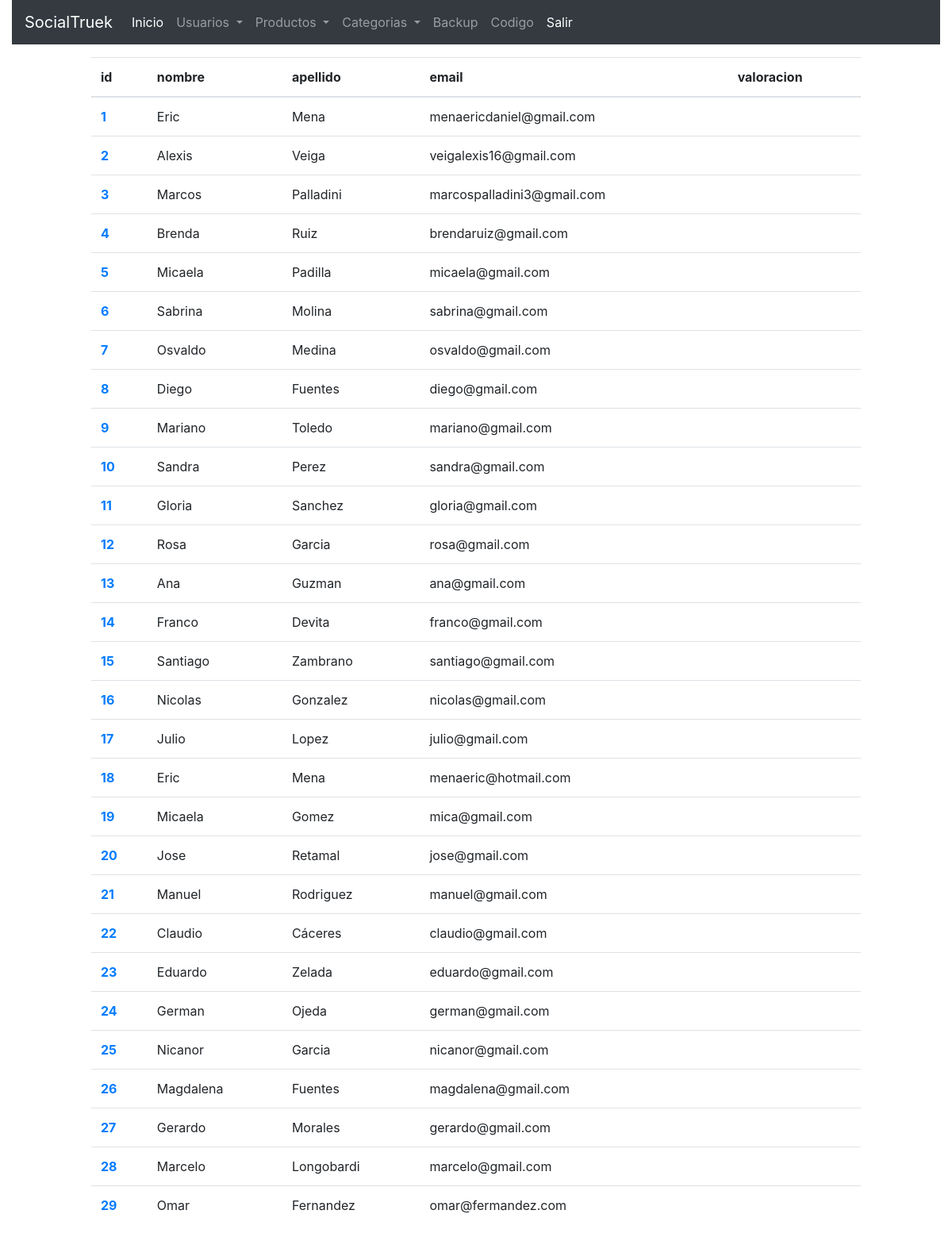
Screenshot of /adminUsuarios.php with the database file from the repository.
### tables this page shows
CREATE TABLE `usuarios` (
  `id` int(11) NOT NULL AUTO_INCREMENT,
  `nombre` varchar(100) NOT NULL,
  `apellido` varchar(100) NOT NULL,
  `email` varchar(100) NOT NULL,
  `pass` varchar(512) NOT NULL,
  `fecha` date NOT NULL,
  `sexo` char(1) DEFAULT NULL,
  `avatar` varchar(512) DEFAULT NULL,
  `perfil` varchar(512) DEFAULT NULL,
  `val_user` decimal(1,1) DEFAULT NULL,
  `direccion` varchar(100) DEFAULT NULL,
  `telefono` int(10) DEFAULT NULL,
  `celular` int(10) DEFAULT NULL,
  PRIMARY KEY (`id`),
  UNIQUE KEY `email` (`email`)
);

### class/baseMySQL.php (called while the page is built, shortened)
<?php
class BaseMySQL extends BaseDatos{
    static public function verRegistros($pdo,$tabla){
      $sql = "SELECT * FROM $tabla";
      $query = $pdo->prepare($sql);
      $query->execute();
      $registros = $query->fetchAll(PDO::FETCH_ASSOC);
      return $registros;
    }
}
 ?>

### adminUsuarios.php (the view, shortened to what this page needs)
<?php
include("autoload.php");
 ?>
 <!DOCTYPE html>
 <html lang="es" dir="ltr">
   <head>
     <?php include("head.php")?>
   </head>
   <?php include("adminHeader.php") ?>
   <body class="">
   <div class="container mt-3 col-10">
     <?php
     $registros=BaseMySQL::verRegistros($pdo,'usuarios');
     ?>
     <table class="table table-
     light">
      <thead>
        <tr>
          <th scope="col">id</th>
          <th scope="col">nombre</th>
          <th scope="col">apellido</th>
          <th scope="col">email</th>
          <th scope="col">valoracion</th>
        </tr>
      </thead>
      <tbody>
      <?php foreach ($registros as $registro): ?>
      <tr>
        <th scope="row"><a href="adminUsuarios.php?id=<?=$registro["id"]?>"><?=$registro["id"]?></a></th>
        <td><?=$registro["nombre"]?></td>
        <td><?=$registro["apellido"]?></td>
        <td><?=$registro["email"]?></td>
        <td><?=$registro["val_user"]?></td>
      </tr>
    <?php endforeach; ?>
    </tbody>
   </table>
   </div>
   </body>
 </html>

### rows the page displays
usuarios: id "1", nombre "Eric", apellido "Mena", email "menaericdaniel@gmail.com"
usuarios: id "2", nombre "Alexis", apellido "Veiga", email "veigalexis16@gmail.com"
usuarios: id "3", nombre "Marcos", apellido "Palladini", email "marcospalladini3@gmail.com"
usuarios: id "4", nombre "Brenda", apellido "Ruiz", email "brendaruiz@gmail.com"
usuarios: id "5", nombre "Micaela", apellido "Padilla", email "micaela@gmail.com"
usuarios: id "6", nombre "Sabrina", apellido "Molina", email "sabrina@gmail.com"
usuarios: id "7", nombre "Osvaldo", apellido "Medina", email "osvaldo@gmail.com"
usuarios: id "8", nombre "Diego", apellido "Fuentes", email "diego@gmail.com"
usuarios: id "9", nombre "Mariano", apellido "Toledo", email "mariano@gmail.com"
usuarios: id "10", nombre "Sandra", apellido "Perez", email "sandra@gmail.com"
usuarios: id "11", nombre "Gloria", apellido "Sanchez", email "gloria@gmail.com"
usuarios: id "12", nombre "Rosa", apellido "Garcia", email "rosa@gmail.com"
usuarios: id "13", nombre "Ana", apellido "Guzman", email "ana@gmail.com"
usuarios: id "14", nombre "Franco", apellido "Devita", email "franco@gmail.com"
usuarios: id "15", nombre "Santiago", apellido "Zambrano", email "santiago@gmail.com"
usuarios: id "16", nombre "Nicolas", apellido "Gonzalez", email "nicolas@gmail.com"
usuarios: id "17", nombre "Julio", apellido "Lopez", email "julio@gmail.com"
usuarios: id "18", nombre "Eric", apellido "Mena", email "menaeric@hotmail.com"
usuarios: id "19", nombre "Micaela", apellido "Gomez", email "mica@gmail.com"
usuarios: id "20", nombre "Jose", apellido "Retamal", email "jose@gmail.com"
usuarios: id "21", nombre "Manuel", apellido "Rodriguez", email "manuel@gmail.com"
usuarios: id "22", nombre "Claudio", apellido "Cáceres", email "claudio@gmail.com"
usuarios: id "23", nombre "Eduardo", apellido "Zelada", email "eduardo@gmail.com"
usuarios: id "24", nombre "German", apellido "Ojeda", email "german@gmail.com"
usuarios: id "25", nombre "Nicanor", apellido "Garcia", email "nicanor@gmail.com"
usuarios: id "26", nombre "Magdalena", apellido "Fuentes", email "magdalena@gmail.com"
usuarios: id "27", nombre "Gerardo", apellido "Morales", email "gerardo@gmail.com"
usuarios: id "28", nombre "Marcelo", apellido "Longobardi", email "marcelo@gmail.com"
usuarios: id "29", nombre "Omar", apellido "Fernandez", email "omar@fermandez.com"
